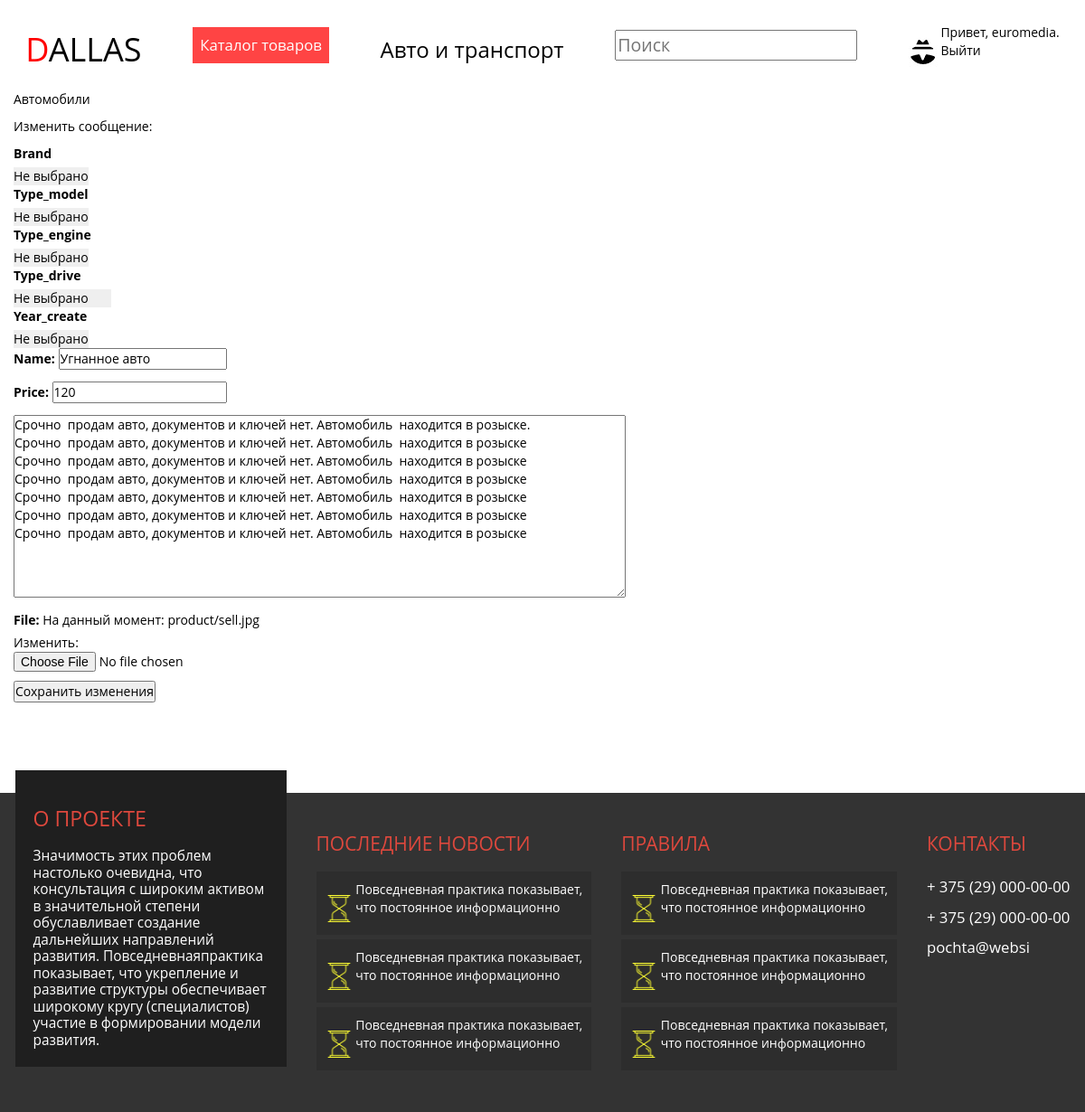
The page /edit_entry/2/ (signed in) on the database its author committed.
### learning_logs/models.py (models this page shows, shortened)
class Topic(models.Model):
	text = models.CharField(max_length=200)
	date_added = models.DateTimeField(auto_now_add=True)
	def __str__(self):
		return self.text

class StatsProductList(models.Model):
	key = models.CharField(max_length=50)
	value = models.CharField(max_length=50)

class Entry(models.Model):
	topic = models.ForeignKey(Topic)
	text = models.TextField()
	price = models.BigIntegerField()
	file = models.ImageField(upload_to="product")
	name = models.CharField(max_length=200)
	data_added = models.DateTimeField(auto_now_add=True)
	owner = models.ForeignKey(User)
	stats = models.ForeignKey(StatsProduct)
	class Meta:
		verbose_name_plural = 'entries'

### learning_logs/views.py (the view)
# urls.py: url(r'^edit_entry/(?P<entry_id>\d+)/$',
@login_required
def edit_entry(request, entry_id):
	entry = Entry.objects.get(id=entry_id)
	topic = entry.topic
	if entry.owner != request.user:
		raise Http404
	if request.method != 'POST':
		form = EntryForm(instance=entry)
	else:
		post_product = add_filters_product(request, True)
		form = EntryForm(request.POST, request.FILES, instance=entry)
		if form.is_valid():
			form.save()
			return HttpResponseRedirect( reverse('learning_logs:account') )
	filters = create_filters_list()
	context = {'entry': entry, 'topic': topic, 'form': form, 'filters': filters}
	return render(request, 'learning_logs/edit_entry.html', context)

### learning_logs/forms.py
class EntryForm(forms.ModelForm):
	class Meta:
		model = Entry
		fields = ['name', 'price', 'text', 'file',]
		labels = {'text': ''}
		widgets = {
			'name': forms.TextInput(),
			'price': forms.NumberInput(),
			'text': forms.Textarea( attrs={'cols': 80} ),
		}

### learning_logs/views.py (called while the page is built)
def create_filters_list():
	filters = StatsProductList.objects.all()
	result = {}
	for key_filter in filters:
		if key_filter.key in result:
			result[key_filter.key].append(key_filter.value)
		else:
			result[key_filter.key] = [key_filter.value]
	return result

### learning_logs/templates/learning_logs/edit_entry.html (shortened to what this page needs)
{% extends "learning_logs/base.html" %}
{% block content %}
  <p><a href="{% url 'learning_logs:topic' topic.id %}">
      {{ topic }}
  </a></p>
  <p>Изменить сообщение:</p>
  <form action="{% url 'learning_logs:edit_entry' entry.id %}" method='post'  enctype="multipart/form-data">
    <div class="b-items__aside-main-body">
			<div class="b-items__aside-main-body-item">
				{% for key, values  in filters.items %}
				<label> {{ key }} </label>
				<div>
					<select name="{{ key }}" class="m-select">
						<option value="" selected=""> Не выбрано </option>
					</select>
				</div>
				{% endfor %}
			</div>
		</div>
    {{ form.as_p }}
    <button name='submit'> Сохранить изменения</button>
  </form>
{% endblock content %}

### learning_logs/templates/learning_logs/base.html (shortened to what this page needs)
{% load bootstrap3 %}
<!DOCTYPE html>
<html lang="en">
  <head>
    {% load staticfiles %}
    {% bootstrap_css %}
    <link href="{% static 'css/style.css' %}" rel="stylesheet">
    <header>
      <h1> <span style = "color:red">D</span>ALLAS</h1>
      <a class="link_catalog" href="{% url 'learning_logs:index' %}">Каталог товаров</a>
      <a href="/topics/1/">
        <h3>Авто и транспорт</h3>
      </a>
      <form>
        <input type="text" placeholder="Поиск"/>
      </form>
      {% if user.is_authenticated %}
        <div class="sign_in">
          <img src="{% static 'images/sign_in.jpg' %}"/>
          <div class="links">
            <a href="{% url 'learning_logs:account' %}">Привет, {{ user.username }}.</a>
            <a href="{% url 'users:logout' %}"> Выйти</a>
          </div>
        </div>
      {% endif %}
    </header>
        <div class="content">
        {% block content %}{% endblock content %}
        </div>
        <footer>
      <div class="dis_project">
        <h4>О проекте</h4><span>Значимость этих проблем настолько очевидна, что консультация с широким активом в значительной степени обуславливает создание дальнейших направлений развития. Повседневнаяпрактика показывает, что укрепление и развитие структуры обеспечивает широкому кругу (специалистов) участие в формировании модели развития.</span>
      </div>
      <div class="stupid">
        <h4>Последние новости</h4>
        <div class="stupid-text"><img src="{% static 'images/hourglass.png' %}"/>
          <p>Повседневная практика показывает,<br> что постоянное информационно</p>
        </div>
        <div class="stupid-text"><img src="{% static 'images/hourglass.png' %}"/>
          <p>Повседневная практика показывает,<br> что постоянное информационно</p>
        </div>
        <div class="stupid-text"><img src="{% static 'images/hourglass.png' %}"/>
          <p>Повседневная практика показывает,<br> что постоянное информационно</p>
        </div>
      </div>
      <div class="stupid">
        <h4>Правила</h4>
        <div class="stupid-text"><img src="{% static 'images/hourglass.png' %}"/>
          <p>Повседневная практика показывает,<br> что постоянное информационно</p>
        </div>
        <div class="stupid-text"><img src="{% static 'images/hourglass.png' %}"/>
          <p>Повседневная практика показывает,<br> что постоянное информационно</p>
        </div>
        <div class="stupid-text"><img src="{% static 'images/hourglass.png' %}"/>
          <p>Повседневная практика показывает,<br> что постоянное информационно</p>
        </div>
      </div>
      <div class="contact">
        <h4>Контакты</h4><a href="tel:+ 375 (29) 000-00-00 ">+ 375 (29) 000-00-00</a><a href="tel:+ 375 (29) 000-00-00 ">+ 375 (29) 000-00-00</a><a href="pochta@websi">pochta@websi</a>
      </div>
    </footer>
  </body>
</html>

### learning_logs/static/css/style.css (style rules this page uses)
body, html { margin: 0; }
a, button { cursor: pointer; }
img { max-width: 100%; max-height: 100%; }
select { border: none; -moz-appearance: none; -webkit-appearance: none; border: none; outline: none; }
* { margin: 0; padding: 0; text-decoration: none; color: black; font-family: 'Open Sans', 'PT Sans', "HelveticaNeueCyr", Arial, Helvetica, sans-serif; outline: 0 !important; }
a { color: #000; text-decoration: none; }
.content { width: 1170px; margin: 0 auto; }
header { display: flex; justify-content: space-around; align-items: center; height: 100px; }
header .link_catalog { background-color: #F44; color: white; font-size: 1.2em; padding: 8px; }
header form input { padding: 1px; font-size: 1.4em; }
header .sign_in .links { display: inline-block; }
header .sign_in .links a { display: block; }
footer { display: flex; justify-content: space-around; align-items: flex-start; background-color: #333; width: 100%; margin-top: 100px; padding: 25px 0 0px; }
footer p, footer a, footer span { color: white; display: block; }
footer .stupid .stupid-text { background-color: #2D2D2D; padding: 10px; margin: 5px 0; }
footer .stupid .stupid-text img { height: 30px; }
footer .stupid .stupid-text p { display: inline-block; }
footer .dis_project { width: 25%; line-height: 1.2em; font-size: 1.1em; background-color: #1F1F1F; padding: 20px; position: relative; top: -50px; }
footer h4 { color: #de483d; font-size: 1.5em; line-height: 2em; text-transform: uppercase; }
footer .contact a { font-size: 1.2em; line-height: 2em; }

### rows shown on the page
Topic: text "Автомобили"
StatsProductList: filters "Brand"
StatsProductList: filters "Type_model"
StatsProductList: filters "Type_engine"
StatsProductList: filters "Type_drive"
StatsProductList: filters "Year_create"
Entry: name "Угнанное авто", price "120", text "Срочно продам авто, документов и ключей нет. Автомобиль находится в розыске. Срочно продам авто, документов и ключей нет. Автомобиль находится в розыске Срочно продам авто, документов и ключей нет. Автомобиль находится в розыске Срочно продам авто, документов и ключей нет. Автомобиль находится в розыске Срочно продам авто, документов и ключей нет. Автомобиль находится в розыске Срочно продам авто, документов и ключей нет. Автомобиль находится в розыске Срочно продам авто, документов и ключей нет. Автомобиль находится в розыске"

### other values the page prints
{{ user.username }} "euromedia"
